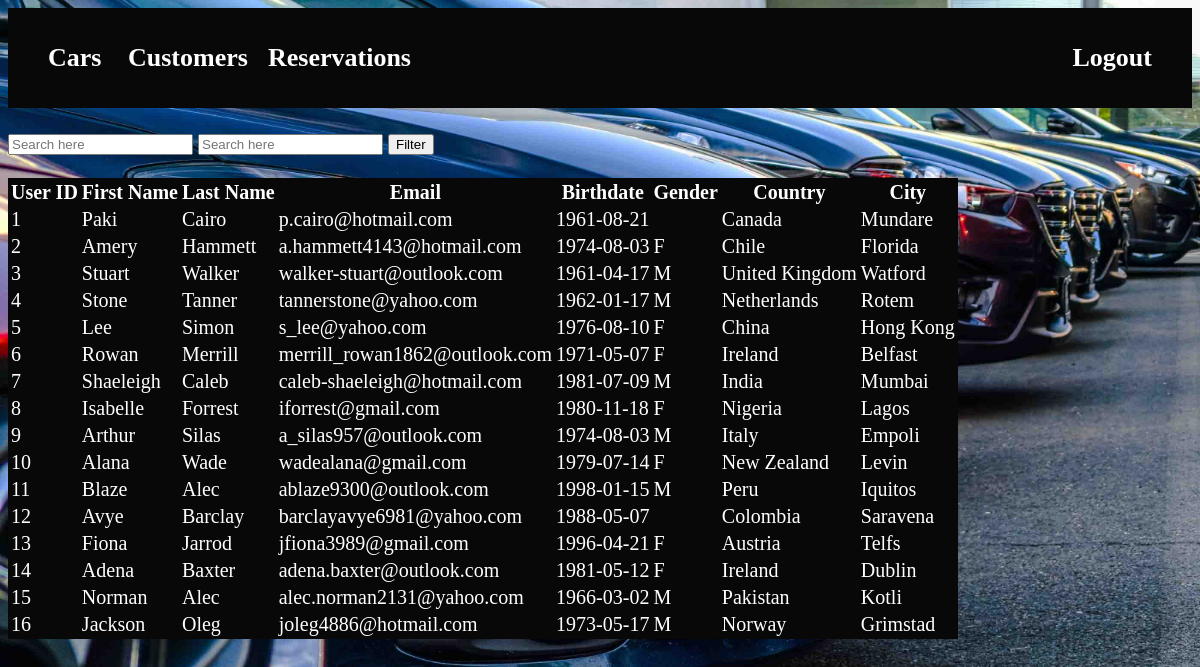
Page /system_users.php on the committed database.
### tables this page shows
create table user(
    user_id int not null AUTO_INCREMENT,
    first_name varchar(225) not null,
    last_name varchar(225) not null,
    password varchar(225) not null,
    email varchar(225) not null,
    birthdate DATE not null,
    gender varchar(225),
    country varchar(225) not null,
    city varchar(225) not null,
    is_admin boolean not null,
    PRIMARY KEY (user_id)
);

### system_users.php (the view, shortened to what this page needs)
<html>
<head>
	<link rel="stylesheet" href="colours.css">
    <link rel="stylesheet" href="location-size.css">
    <link rel="stylesheet" href="fonts.css">
</head>
<body>
	<nav class="nav-bar black-background">
		<a href="system_cars.php">
        	<h2 class="font26 navbar-first white-colour">Cars</h2>
		</a>
        <a href="system_users.php">
        	<h2 class="font26 navbar-second white-colour">Customers</h2>
		</a>
        <a href="system_reservations.php">
        	<h2 class="font26 navbar-third white-colour">Reservations</h2>
		</a>
		<a href="logout.php">
        	<h2 class="font26 logout-margins white-colour">Logout</h2>
		</a>
    </nav>
	<section class=" white-colour font20 scrollbar">
		<?php
		if (isset($_POST["search"])) {
			$searchedValModel = $_POST["searchedValModel"];
			$searchedValColor = $_POST["searchedValColor"];
			$query = "SELECT `user_id`, `first_name`, `last_name`, `email`, `birthdate`, `gender`, `country`,`city` FROM user WHERE is_admin = 0";
			$searchResults = getQueryResults($query);
		}
		else {
			$query = "	SELECT `user_id`, `first_name`, `last_name`, `email`, `birthdate`, `gender`, `country`,`city`
						FROM user
                        WHERE is_admin = 0
						ORDER BY user_id";
			$searchResults = getQueryResults($query);
		}
		function getQueryResults($query) {
			$servername = "localhost";
			$username = "root";
			$password = "";
			$dbname = "carrentalsystem";
			$conn = mysqli_connect($servername, $username, $password, $dbname);
			$filteredResult = mysqli_query($conn, $query);
			return $filteredResult;
		}
		?>
		<form action="system_users.php" method="POST">
			<br>
			<input type="text" name="searchedValModel" placeholder="Search here">
			<input type="text" name="searchedValColor" placeholder="Search here">
			<input type="submit" name="search" value="Filter">
			<br>
			<br>
			<table class="white-colour font20 black-background">
				<tr>
					<th>User ID</th>
					<th>First Name</th>
					<th>Last Name</th>
					<th>Email</th>
					<th>Birthdate</th>
					<th>Gender</th>
					<th>Country</th>
					<th>City</th>
				</tr>
				<?php while($row = mysqli_fetch_array($searchResults)):?>
				<tr>
                    <td><?php echo $row["user_id"];?></td>
                    <td><?php echo $row["first_name"];?></td>
                    <td><?php echo $row["last_name"];?></td>
                    <td><?php echo $row["email"];?></td>
                    <td><?php echo $row["birthdate"];?></td>
                    <td><?php echo $row["gender"];?></td>
                    <td><?php echo $row["country"];?></td>
                    <td><?php echo $row["city"];?></td>
				</tr>
				<?php endwhile;?>
			</table>
		</form>
    </section>
</body>
</html>

### colours.css (style rules this page uses)
.black-background { background-color: #080808; }
.white-colour { color: white; }

### location-size.css (style rules this page uses)
html, body { position: fixed; top: 0; bottom: 0; left: 0; right: 0; background-image: url("./pics/car-home1.jpg"); background-repeat: no-repeat; background-attachment: fixed; background-size: 100% 100%; }
.nav-bar { text-align: center; width: 100%; height: 100px; }
.logout-margins { position: absolute; margin-top: 0; margin-bottom: 0; right: 40px; padding-top: 35px; }
.navbar-first { position: absolute; margin-top: 0; margin-bottom: 0; left: 40px; padding-top: 35px; }
.navbar-second { position: absolute; margin-top: 0; margin-bottom: 0; left: 120px; padding-top: 35px; }
.navbar-third { position: absolute; margin-top: 0; margin-bottom: 0; left: 260px; padding-top: 35px; }
.scrollbar { width: 100%; height: 80%; overflow: auto; }

### rows in the picture
user: user_id "1", first_name "Paki", last_name "Cairo", email "p.cairo@hotmail.com", birthdate "1961-08-21", country "Canada", city "Mundare"
user: user_id "2", first_name "Amery", last_name "Hammett", email "a.hammett4143@hotmail.com", birthdate "1974-08-03", gender "F", country "Chile", city "Florida"
user: user_id "3", first_name "Stuart", last_name "Walker", email "walker-stuart@outlook.com", birthdate "1961-04-17", gender "M", country "United Kingdom", city "Watford"
user: user_id "4", first_name "Stone", last_name "Tanner", email "tannerstone@yahoo.com", birthdate "1962-01-17", gender "M", country "Netherlands", city "Rotem"
user: user_id "5", first_name "Lee", last_name "Simon", email "s_lee@yahoo.com", birthdate "1976-08-10", gender "F", country "China", city "Hong Kong"
user: user_id "6", first_name "Rowan", last_name "Merrill", email "merrill_rowan1862@outlook.com", birthdate "1971-05-07", gender "F", country "Ireland", city "Belfast"
user: user_id "7", first_name "Shaeleigh", last_name "Caleb", email "caleb-shaeleigh@hotmail.com", birthdate "1981-07-09", gender "M", country "India", city "Mumbai"
user: user_id "8", first_name "Isabelle", last_name "Forrest", email "iforrest@gmail.com", birthdate "1980-11-18", gender "F", country "Nigeria", city "Lagos"
user: user_id "9", first_name "Arthur", last_name "Silas", email "a_silas957@outlook.com", birthdate "1974-08-03", gender "M", country "Italy", city "Empoli"
user: user_id "10", first_name "Alana", last_name "Wade", email "wadealana@gmail.com", birthdate "1979-07-14", gender "F", country "New Zealand", city "Levin"
user: user_id "11", first_name "Blaze", last_name "Alec", email "ablaze9300@outlook.com", birthdate "1998-01-15", gender "M", country "Peru", city "Iquitos"
user: user_id "12", first_name "Avye", last_name "Barclay", email "barclayavye6981@yahoo.com", birthdate "1988-05-07", country "Colombia", city "Saravena"
user: user_id "13", first_name "Fiona", last_name "Jarrod", email "jfiona3989@gmail.com", birthdate "1996-04-21", gender "F", country "Austria", city "Telfs"
user: user_id "14", first_name "Adena", last_name "Baxter", email "adena.baxter@outlook.com", birthdate "1981-05-12", gender "F", country "Ireland", city "Dublin"
user: user_id "15", first_name "Norman", last_name "Alec", email "alec.norman2131@yahoo.com", birthdate "1966-03-02", gender "M", country "Pakistan", city "Kotli"
user: user_id "16", first_name "Jackson", last_name "Oleg", email "joleg4886@hotmail.com", birthdate "1973-05-17", gender "M", country "Norway", city "Grimstad"
